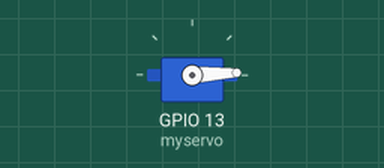
Bench run of a sketch on a simulated ESP32. Parts: servo.

Above: at 0.05 s.
At 1.3 s:
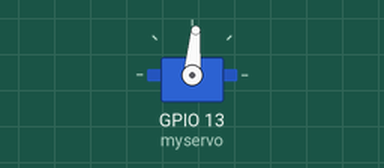
At 2.6 s:
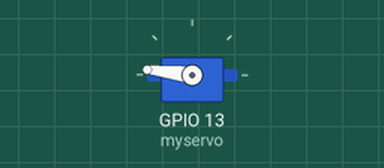
At 5.2 s:
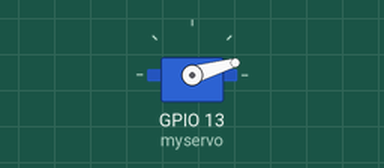
Timing chart, 0 to 7.1 s (numbered marks = the images above):
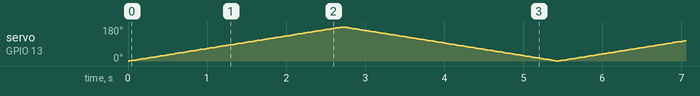

The sketch:

servo_motor.ino
```cpp
#include <ESP32Servo.h>

Servo myservo;
int pos = 0;

void setup(){
  myservo.attach(13);
}

void loop(){
  for (pos =0; pos<=180; pos+=1){
    myservo.write(pos);
    delay(15);
  }
   for (pos =180; pos>=0; pos-=1){
    myservo.write(pos);
    delay(15);
  }
}
```
